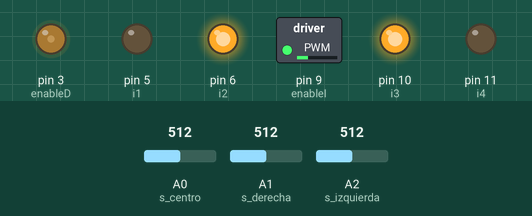
A sketch run on a simulated Arduino Uno, built with avr-gcc and run on an emulated ATmega328P. On the bench: switched loads named in the sketch (green lamp = pin HIGH), output pins drawn as LEDs (lit = HIGH). Dashed ring = blinking. The inputs (shaded band) are chosen by the test bench; at power-on: A1 (s_derecha) = 512, A2 (s_izquierda) = 512, A0 (s_centro) = 512.

Above: at 1.2 s.
1.3 s: A1 (s_derecha) set to 716
At 1.78 s:
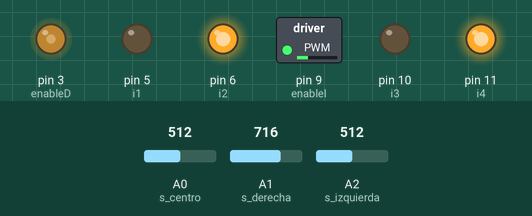
4.3 s: A2 (s_izquierda) set to 716
At 4.6 s:
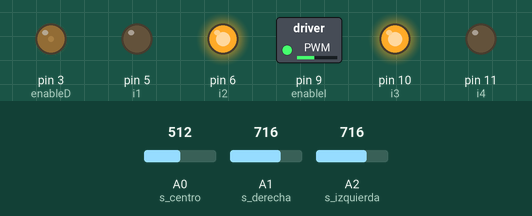
5.8 s: A2 (s_izquierda) set to 718
At 7.4 s:
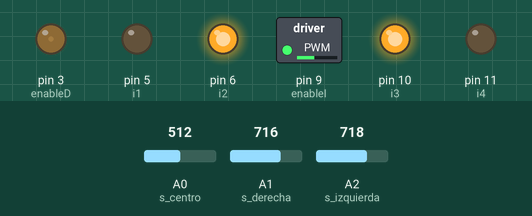
8.8 s: A1 (s_derecha) set to 511
At 8.84 s:
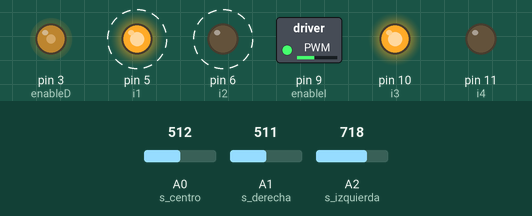
11.8 s: A0 (s_centro) set to 1023
At 12.05 s:
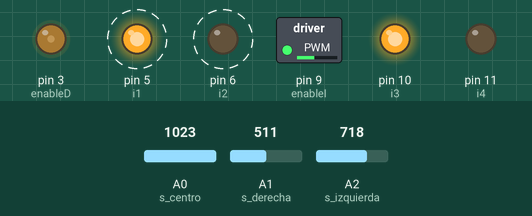
14.8 s: A1 (s_derecha) set to 306
At 15.3 s:
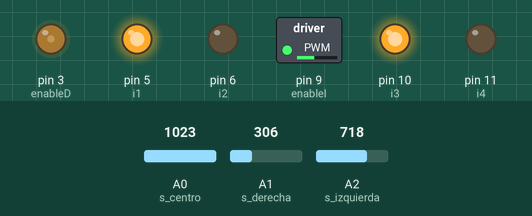
Timing chart, 0 to 17.3 s (numbered marks = the images above; inputs shaded):
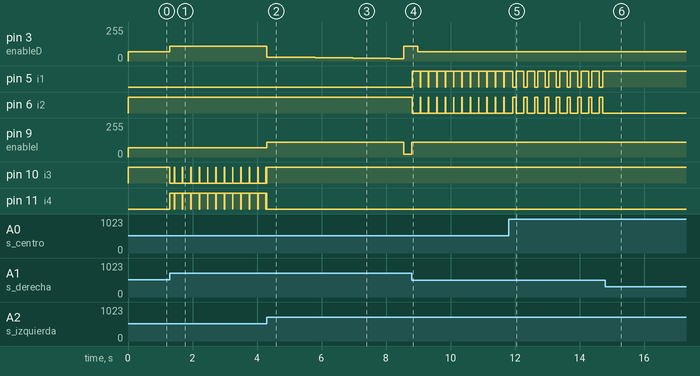

The sketch:

AutoSigueLineas.ino
```cpp
// Motor izquierda
int i3 = 10;
int i4 = 11;
int enableI = 9;
// Motor derecha
int i2 = 6;
int i1 = 5;
int enableD = 3;
//sensores
int s_centro = A0;
int s_derecha = A1;
int s_izquierda = A2;
//parametros
float  Kp = 1.0;
float  Ki = 0.0016;
float  Kd = 0.5;

int ult_error = 0;
int P;
int I;
int D;

int vel_base = 70;

void setup() {
  pinMode(i3, OUTPUT);
  pinMode(i4, OUTPUT);
  pinMode(enableI, OUTPUT);
  pinMode(i2, OUTPUT);
  pinMode(i1, OUTPUT);
  pinMode(enableD, OUTPUT);

  pinMode(s_centro, INPUT);
  pinMode(s_derecha, INPUT);
  pinMode(s_izquierda, INPUT);

  digitalWrite(i3, LOW);
  digitalWrite(i4, LOW);
  digitalWrite(enableI, LOW);
  digitalWrite(i2, LOW);
  digitalWrite(i1, LOW);
  digitalWrite(enableD, LOW);
}


void loop() {
  int valorC = analogRead(s_centro);
  int valorD = analogRead(s_derecha);
  int valorI = analogRead(s_izquierda);

  int error = calcula_error(valorD,valorC,valorI);

  P = error;
  I = I + error;
  D = error - ult_error;

  ult_error = error;

  int vel_controlador = P*Kp + I*Ki + D*Kd;

  int velocidad_m_derecha = vel_base - vel_controlador;
  int velocidad_m_izquierda = vel_base +  vel_controlador;

  int vd = constrain(velocidad_m_derecha, -70, 110);
  int vi = constrain(velocidad_m_izquierda, -70, 110);

  if(vd < 0) {
    digitalWrite(i3, LOW);
  	digitalWrite(i4, HIGH);
    vd = -vd;
  } else {
    digitalWrite(i3, HIGH);
  	digitalWrite(i4, LOW);
  }
  if(vi < 0) {
    digitalWrite(i2, LOW);
  	digitalWrite(i1, HIGH);
    vi = -vi;
  } else {
    digitalWrite(i2, HIGH);
  	digitalWrite(i1, LOW);
  }
  analogWrite(enableI, vd);
  analogWrite(enableD, vi);
}


int calcula_error(int valorD,int valorC, int valorI){
  int total = valorD + valorC + valorI;
  long pos = (2000L * valorI + 1000L * valorC) / total;
  int error = 1000 - pos;
  return error;
}
```

Measured:
- after the input at 1.3 s, pin 3 (enableD): 70/255 → 110/255 at once; pin 10 (i3): HIGH → LOW at once, then repeats every 0.26 s: HIGH 0.01 s, LOW 0.25 s; pin 11 (i4): LOW → HIGH at once, then repeats every 0.26 s: LOW 0.01 s, HIGH 0.25 s
- after the input at 4.3 s, pin 3 (enableD): 110/255 → 28/255 at once; pin 9 (enableI): 70/255 → 110/255 at once
- after the input at 5.8 s, pin 3 (enableD): 28/255 → 26/255 at once, → 25/255 0.29 s later, → 24/255 0.29 s later, → 23/255 0.29 s later, … (11 changes in this stretch); pin 9 (enableI): 110/255 → 19/255 after 2.7 s, → 20/255 0.12 s later
- after the input at 8.8 s, pin 3 (enableD): 110/255 → 70/255 after 0.18 s; pin 5 (i1): alternates HIGH for 0.25 s and LOW for 0.01 s, starting at once; pin 6 (i2): alternates HIGH for 0.01 s and LOW for 0.25 s, starting at once
- after the input at 11.8 s, pin 3 (enableD): stays 70/255 (without the input it goes to 16/255 after 3.0 s); pin 5 (i1): alternates HIGH for 0.23 s and LOW for 0.10 s, starting after 0.24 s; pin 6 (i2): alternates HIGH for 0.10 s and LOW for 0.23 s, starting after 0.24 s
- after the input at 14.8 s, pin 5 (i1): stops changing and stays HIGH; pin 6 (i2): stops changing and stays LOW
